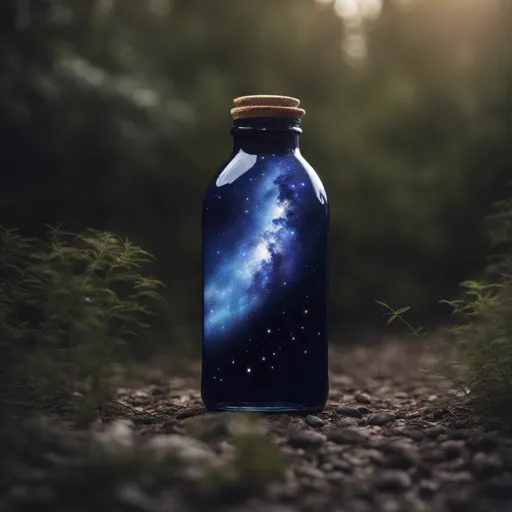
#> input picture multimodal-understanding/workshop/3-multimodal-understanding/image/bottle.webp, 512 x 512 px
$ jupyter execute --allow-errors 1-object-detection.ipynb   (shell and % lines are left out)
#> lines starting #> are read from the running program, lines starting #| are printed output that depends on the picture
# Amazon Nova for Object Detection and Bounding Box Annotation

Amazon Nova models have powerful capabilities for image grounding and object detection tasks across a wide range of domains. This notebook demonstrates how to use Amazon Nova models to detect objects in images and create bounding box annotations with high precision.

## What you'll learn in this notebook

- How to prompt Nova models for object detection with bounding boxes
- How to parse and visualize bounding box coordinates
- How to customize detection for specific object categories
- How to handle different image types and scenarios

## Real-world use cases for object detection

Object detection with Nova models can be applied to numerous industry applications:

1. **Retail and E-commerce**
   - Product identification in shelf images
   - Inventory management and out-of-stock detection
   - Visual search and product recommendations

2. **Manufacturing and Quality Control**
   - Defect detection in production lines
   - Component identification and verification
   - Assembly verification and quality assurance

3. **Security and Surveillance**
   - Person and vehicle detection
   - Suspicious object identification
   - Intrusion detection systems

4. **Healthcare and Medical Imaging**
   - Anomaly detection in medical scans
   - Cell and tissue identification
   - Medical device positioning verification

5. **Agriculture**
   - Crop disease detection
   - Ripeness assessment
   - Weed identification

6. **Smart Cities**
   - Traffic monitoring and analysis
   - Parking space management
   - Infrastructure inspection

## Technical details

The output bounding box coordinates are in scale [0, 1000), which you need to rescale to the original image size. This notebook demonstrates the full pipeline from image input to visualized detection output."

[cell 1]
import base64
import boto3
import io
import json
import re

from PIL import Image, ImageDraw, ImageFont


modelId = "us.amazon.nova-lite-v1:0"
accept = "application/json"
contentType = "application/json"
#> (the rest of this cell did not finish here and is left out)

Define a helper function for better loading model output as json.

[cell 2]
def safe_json_load(json_string):
    try:
        json_string = re.sub(r"\s", "", json_string)
        json_string = re.sub(r"\(", "[", json_string)
        json_string = re.sub(r"\)", "]", json_string)
        bbox_set = {}
        for b in re.finditer(r"\[\d+,\d+,\d+,\d+\]", json_string):
            if b.group(0) in bbox_set:
                json_string = json_string[:bbox_set[b.group(0)][1]] + "}]"
                break
            bbox_set[b.group(0)] = (b.start(), b.end())
        else:
            json_string = json_string[:bbox_set[b.group(0)][1]] + "}]"
        json_string = re.sub(r"\]\},\]$", "]}]", json_string)
        json_string = re.sub(r"\]\],\[\"", "]},{\"", json_string)
        json_string = re.sub(r"\]\],\[\{\"", "]},{\"", json_string)
        return json.loads(json_string)
    except Exception as e:
        print(e)
        return []

Invoke Amazon Nova for image detection, you need to define the detection task by prompt. Here is the prompt for specific object detection, and you can define you own prompt based on your needs.

[cell 3]
def detection(image_path, category_list, image_short_size=360):
#> called with image_path = './image/bottle.webp', image_short_size = 360
    image_pil = Image.open(image_path)
#> image_pil is the input picture: PIL image 512x512 RGB; mean R, G, B 53, 52, 48.5
    width, height = image_pil.size
#> width = 512; height = 512

    ratio = image_short_size/ min(width, height)
#> ratio = 0.703
    width = round(ratio * width)
#> width = 360
    height = round(ratio * height)
#> height = 360

    image_pil = image_pil.resize((width, height), resample=Image.Resampling.LANCZOS)
#> image_pil: PIL image 360x360 RGB
    buffer = io.BytesIO()
    image_pil.save(buffer, format="webp", quality=90)
    image_data = buffer.getvalue()


    category_str = ",".join([f'"{category}"' for category in category_list])

    prompts = """
Detect bounding box of objects in the image, only detect %s category objects with high confidence, output in a list of bounding box format.
Output example:
[
    {"%s": [x1, y1, x2, y2]},
    ...
]
""" % (category_str, category_list[0])
    prefill="""[
    {"
"""

    print("Input Prompt:\n", prompts)

    messages = [
        {
            "role": "user",
            "content": [
                {
                    "image": {
                        "format": 'webp',
                        "source": {
                            "bytes": image_data,
                        }
                    }
                },
                {
                    "text": prompts
                },
            ],
        },
        {
            "role": "assistant",
            "content": [
                {
                    "text": prefill
                },
            ],
        }
    ]

    response = bedrock_rt.converse(
        modelId=modelId, messages=messages,
        inferenceConfig={
            "temperature": 0.0,
            "maxTokens": 1024,
        },
    )
    output = prefill + response.get('output')["message"]["content"][0]["text"]

    result = safe_json_load(output)

    color_list = [
        'blue',
        'green',
        'yellow',
        'red',
        'orange',
        'pink',
        'purple',
    ]

    print("Result:\n")
    for idx, item in enumerate(result):
        label = next(iter(item))
        bbox = item[label]
        x1, y1, x2, y2 = bbox
        if x1 >= x2 or y1 >= y2:
            continue
        w, h = image_pil.size
        x1 = x1 / 1000 * w
        x2 = x2 / 1000 * w
        y1 = y1 / 1000 * h
        y2 = y2 / 1000 * h
        bbox = (x1, y1, x2, y2)
        bbox = list(map(round, bbox))
        print(f"Detect <{label}> in {bbox}")
        # draw bounding box
        draw = ImageDraw.Draw(image_pil)
        color = color_list[idx % len(color_list)]
        draw.rectangle(bbox, outline=color, width=2)
        draw.text((x1 + 4, y1 + 2), label, fill=color)
    return image_pil

Here are some examples:

#> (a cell that did not finish here is left out)

#> (a cell that did not finish here is left out)

#> call 2 of detection, with image_path = './image/cat_dog_car.webp', image_short_size = 360
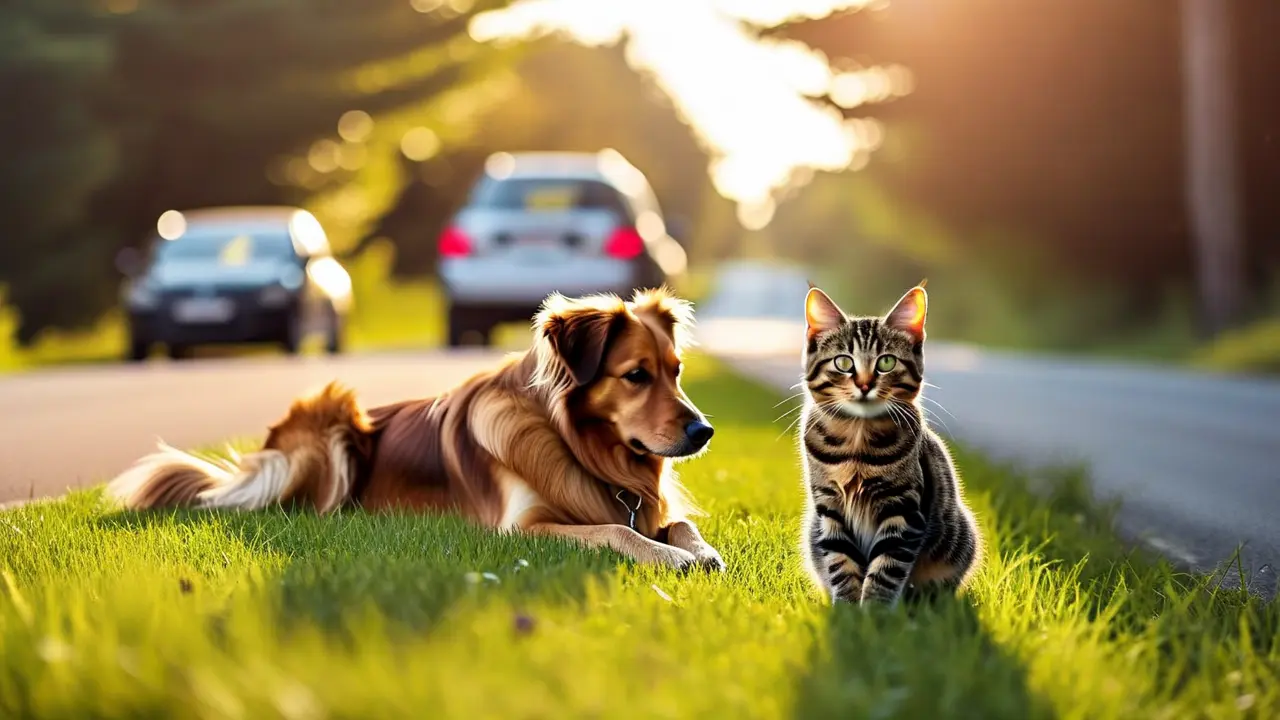
#> input picture multimodal-understanding/workshop/3-multimodal-understanding/image/cat_dog_car.webp, 1280 x 720 px
#> in detection, image_pil is the input picture: PIL image 1280x720 RGB; mean R, G, B 142.4, 126, 75.4

#> (a cell that did not finish here is left out)

#> call 3 of detection, with image_path = './image/cakes.webp', image_short_size = 360
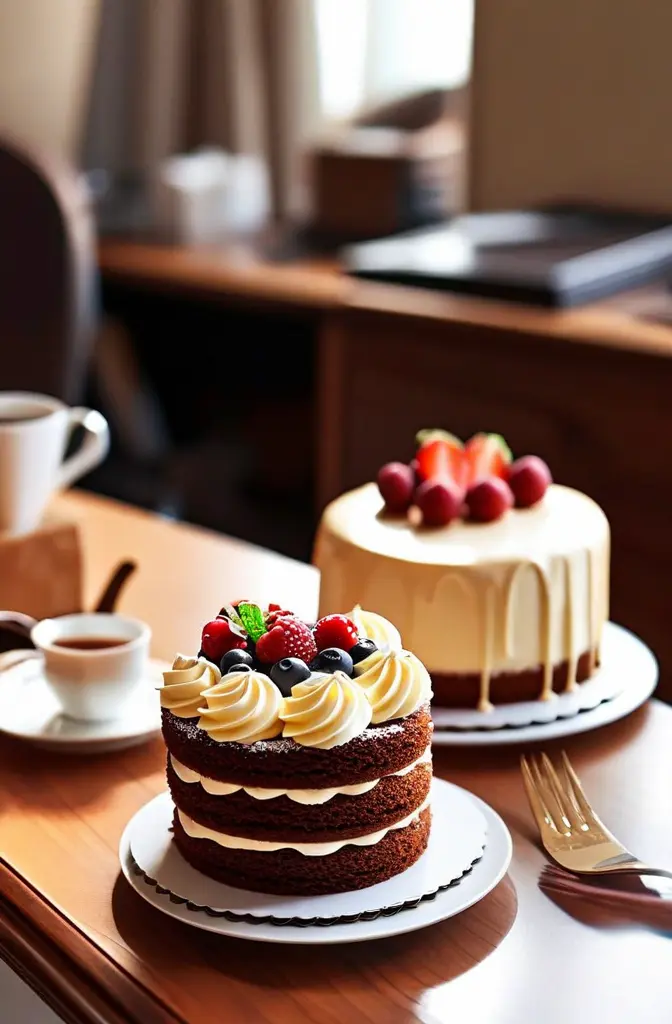
#> input picture multimodal-understanding/workshop/3-multimodal-understanding/image/cakes.webp, 672 x 1024 px
#> in detection, image_pil is the input picture: PIL image 672x1024 RGB; mean R, G, B 129.6, 103, 90

#> (a cell that did not finish here is left out)

#> call 4 of detection, with image_path = './image/unripe_strawberry.webp', image_short_size = 360
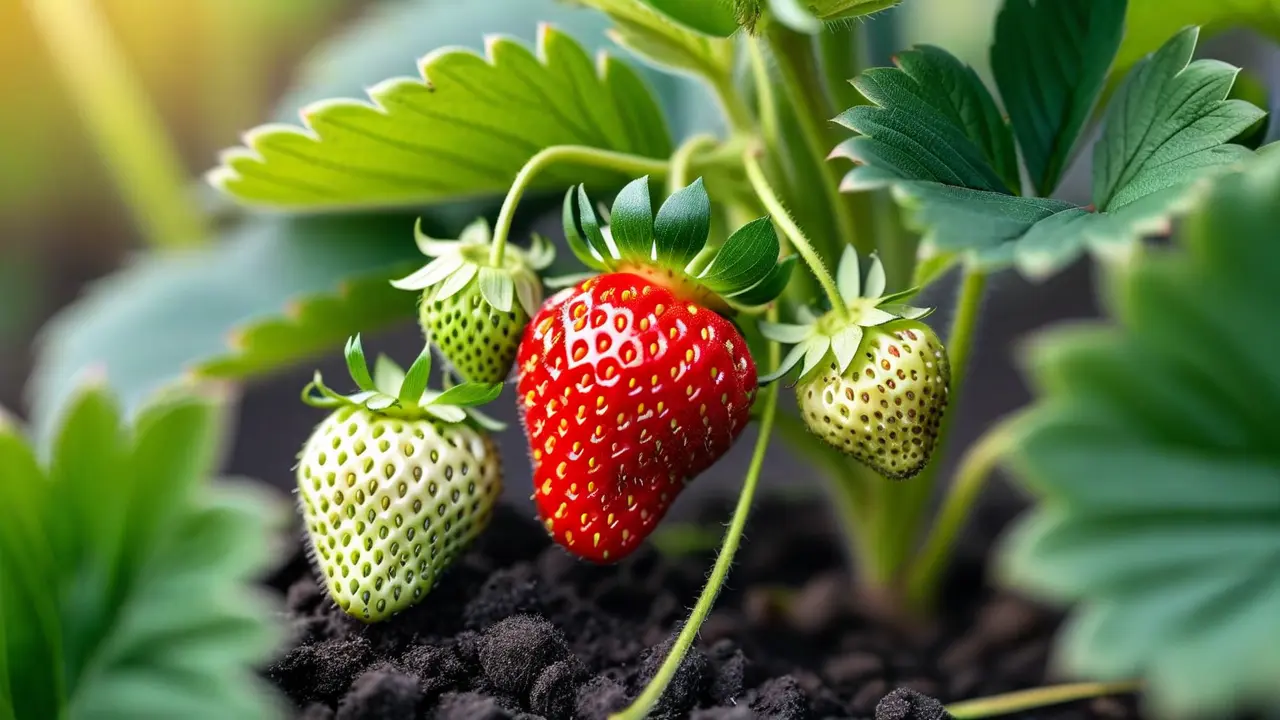
#> input picture multimodal-understanding/workshop/3-multimodal-understanding/image/unripe_strawberry.webp, 1280 x 720 px
#> in detection, image_pil is the input picture: PIL image 1280x720 RGB; mean R, G, B 99.4, 114.4, 65.5
